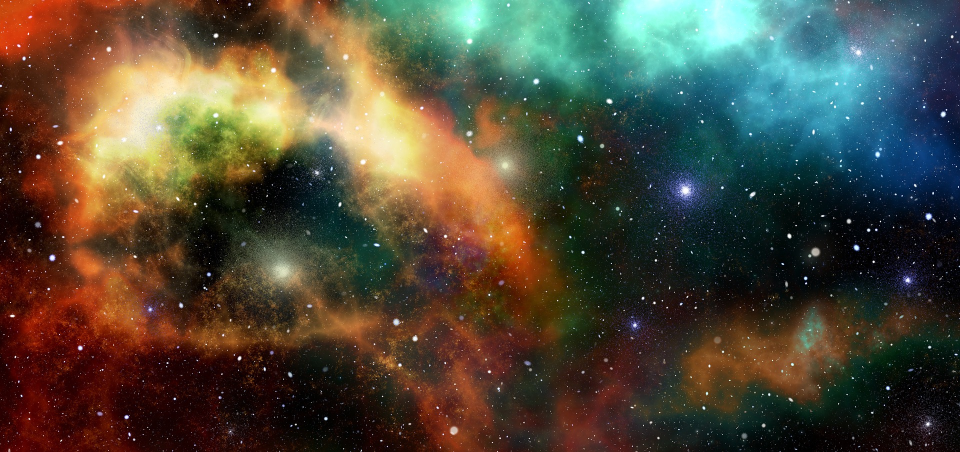
#> input picture universe-2742113_1920.jpg, 1920 x 904 px (shown at 1/2 size)
$ jupyter execute --allow-errors tp1.ipynb   (shell and % lines are left out)
#> lines starting #> are read from the running program, lines starting #| are printed output that depends on the picture
# TP1: Composição Chroma Key

[cell 1]

import matplotlib.pyplot as plt
import skimage.exposure  as skie
import numpy             as np
import seaborn           as sns
import skimage           as sk
import skimage.io        as io
import skimage.color     as color

from skimage.transform import rescale, rotate
from skimage           import img_as_float, filters, exposure
from skimage.draw      import set_color
from skimage.util      import crop

Função que mostra uma imagem:

[cell 2]
def show(img):
    fig, ax = plt.subplots(1, 1)
    ax.imshow(img)
    ax.set_axis_off()
    plt.show()

Histograma do H em hsv:

[cell 3]
def hist_h(img,intensidade,x1,x2):
    plt.hist(img[:,:,0].flatten(),256)
    plt.xlim((x1,x2))
    plt.ylim((0,intensidade))
    plt.show()

Imagem de fundo:

[cell 4]
background = rescale(io.imread('universe-2742113_1920.jpg'),1)
#background = crop(background,((0,0),(0,500),(0,0)))
show(background)
out = background.copy()
show(out)

### Método para o Chroma Key

O método para retirada do Chroma Key e inserção será apresentado para a imagem do gato1 e em seguida aplicado para as outras imagens.

A imagem será ampliada com a função rescale e cortada com a função crop para que o gato esteja "apoiado" na parte inferior do background:

[cell 5]
n=1.5
gato = rescale(io.imread('cat.jpg'),n)
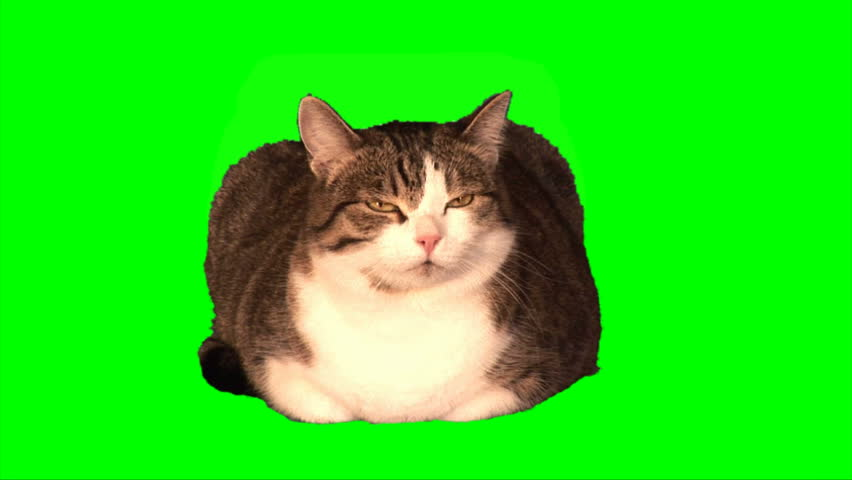
#> input picture cat.jpg, 852 x 480 px
gato = crop(gato,((0,200),(0,0),(0,0)))
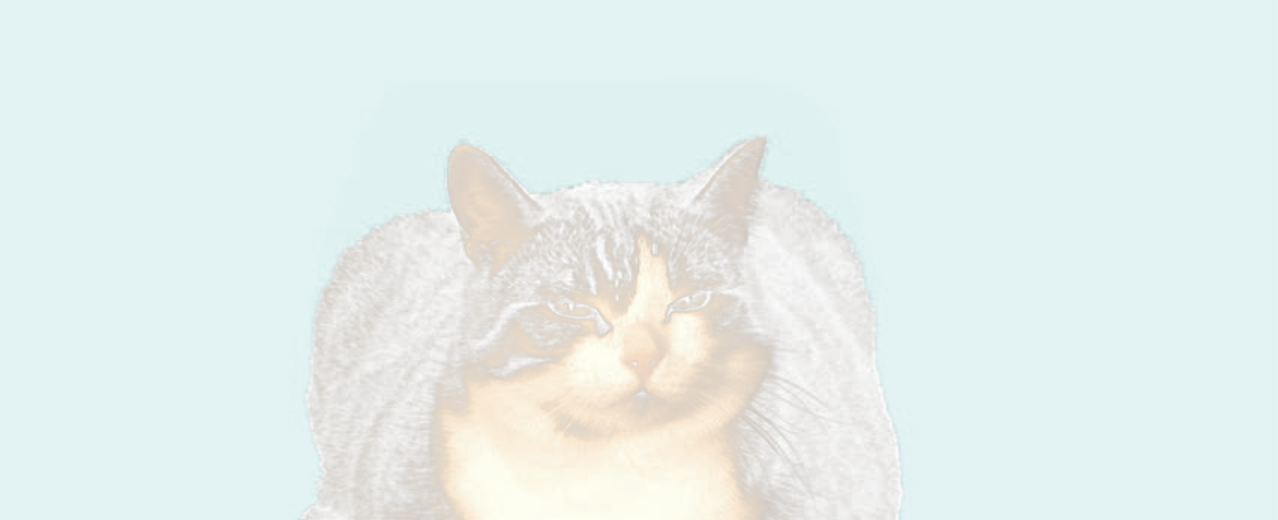
#> gato: shape (520, 1278, 4) float64; mean R, G, B, A 0.239, 0.58, 0.557, 0.184; transparent parts drawn white
show(gato)

Transformamos a imagem em hsv e aplicamos a função que dá o histograma de H nesse espaço de cor:

#> (a cell that did not finish here is left out)

Zoom no pico de intensidade maior para identificar o intervalo com o verde de fundo:

[cell 7]
print('Zoom na cor de fundo')
#> (the rest of this cell did not finish here and is left out)

Função que define uma máscara True e False com H no intervalo hmaior>h>hmenor para uma imagem em hsv (com True no intervalo do H do verde de fundo):

[cell 8]
def mascara(hsv,hmaior,hmenor):
    h, s, v = np.rollaxis(hsv, axis=-1)
    return (hmaior>h) & (h>hmenor)

A partir do histograma podemos identificar o verde do fundo como H entre 0.28 e 0.37 e aplicar a função definida:

#> (a cell that did not finish here is left out)

A função sobrepor criará um vetor com a informação da imagem sem o fundo verde e o substituirá no background na posição indicada usando como parâmetros de entrada a imagem do chromakey, a máscara do fundo verde, o background, e as posições x0 e y0:

[cell 10]
def sobrepor(background,img,mask1,x0 = 0,y0 = 0):
    mask_background = np.ones((background.shape[0],background.shape[1]), dtype=bool) #cria uma matriz bool = True do tamanho do background
    mask_background[y0:(mask1.shape[0]+y0),x0:(mask1.shape[1]+x0)] = mask1           #substitui os valores da matriz anterior pelos da máscara desejada a partir de (x0,y0)
    for i in range(3):
        img_aux = np.ma.array(img[:,:,i],mask=mask1)                                 #cria uma imagem com a máscara em rgb
        np.place(background[:,:,i],~mask_background,img_aux.compressed())            #a função compressed em uma imagem com máscara vai retornar um vetor somente com os valores onde a máscara é False
    return background                                                                #np.place irá substituir os valores do background em rgb somente onde os valores da máscara do background é True (para isso precisamos inverter a matriz da máscara de background)

#> (a cell that did not finish here is left out)

#### Segundo gato:

Para adicionar o segundo gato usaremos o mesmo método anteriormente e ainda a função gamma de ajuste de exposição para aumentar o contraste da imagem:

[cell 12]
gato2 = rescale(io.imread('cat4.jpg'),n)
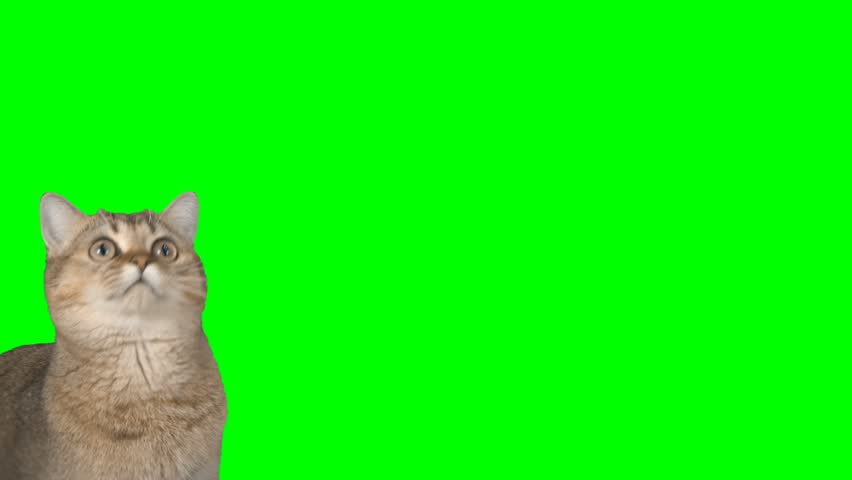
#> input picture cat4.jpg, 852 x 480 px
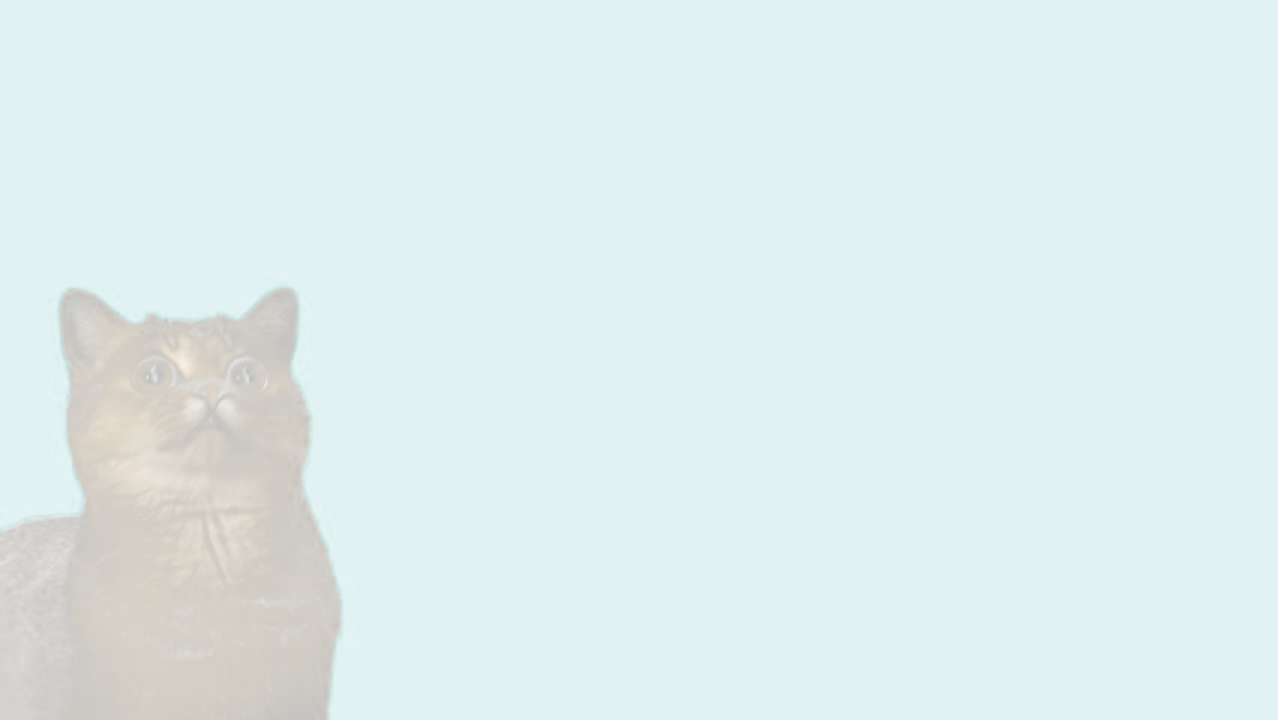
#> gato2: shape (720, 1278, 4) float64; mean R, G, B, A 0.185, 0.618, 0.611, 0.171; transparent parts drawn white
show(gato2)

##### A função gamma:
O ajuste de gamma é uma correção não linear dada pela função:

$V_{out} = A V_{in}^{\gamma}$

Usaremos $A=1$ e para valores $\gamma<1$ é chamada compressão gamma e para $\gamma>1$ expansão gamma. A função gamma será usada para ajustar brilho e contraste nas imagens:

[cell 13]
gato2esc = exposure.adjust_gamma(gato2, 2)
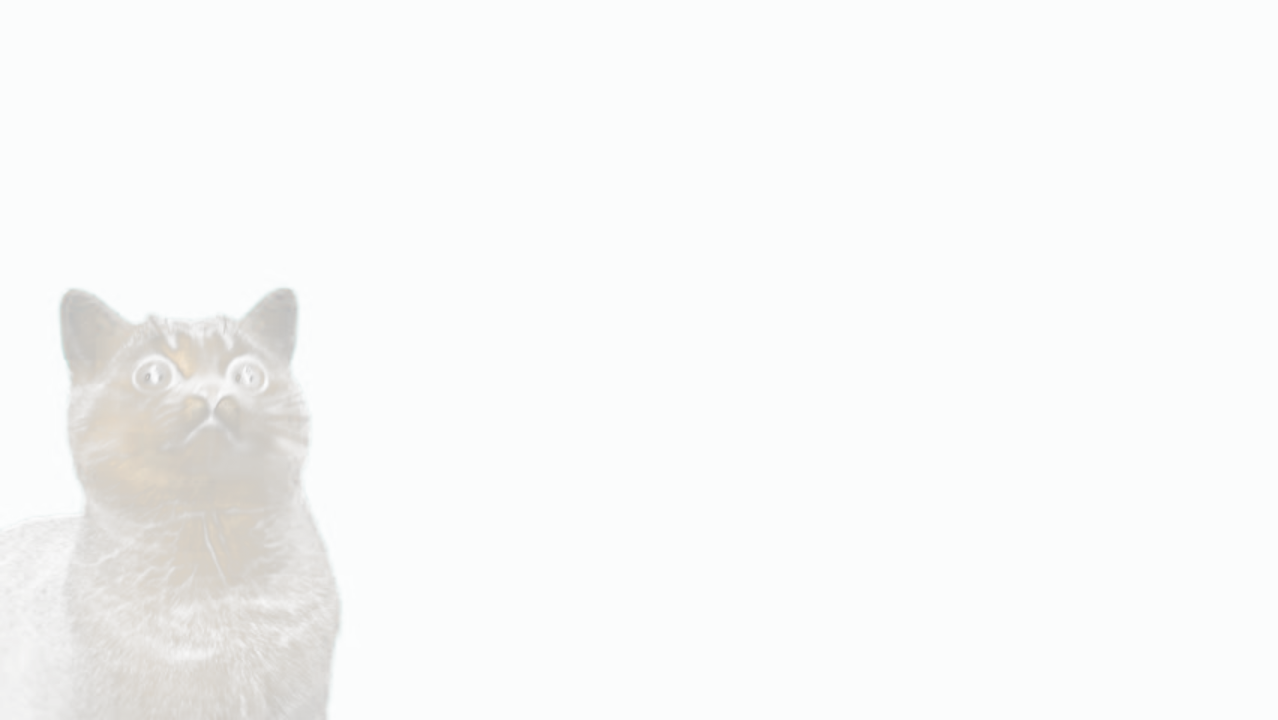
#> gato2esc: shape (720, 1278, 4) float64; mean R, G, B, A 0.0619, 0.384, 0.378, 0.0439; transparent parts drawn white
show(gato2esc)

#> (a cell that did not finish here is left out)

Identificamos o intervalo do verde de fundo dessa imagem como 0.35>h>0.25 e a imagem foi sobreposta como anteriormente:

#> (a cell that did not finish here is left out)

#### Keyboard cat

Rescala e ajuste de contraste pela correção gamma:

[cell 16]
gato3 = rescale(io.imread('cat6.jpg'),0.5)
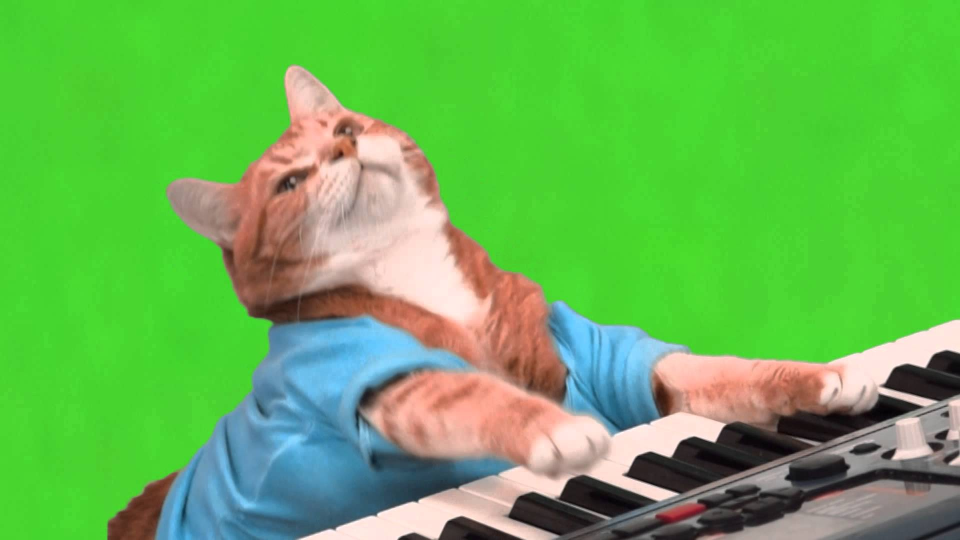
#> input picture cat6.jpg, 1920 x 1080 px (shown at 1/2 size)
gato3esc = exposure.adjust_gamma(gato3, 1.3)

#> (the rest of this cell did not finish here and is left out)

#> (a cell that did not finish here is left out)

Posicionando no canto inferior direito e aplicando a máscara:

[cell 18]
x0 = out.shape[1]-gato3.shape[1]
#> x0 = 960
y0 = out.shape[0]-gato3.shape[0]
#> y0 = 364

#> (the rest of this cell did not finish here and is left out)

## Adicionando outras imagens

#### Bananas:

A imagem banana será adicionada muitas vezes no fundo. A identificação do H do verde de fundo é feita como nas etapas anteriores:

[cell 19]
banana = rescale(io.imread('banana.jpg'),n*0.4)
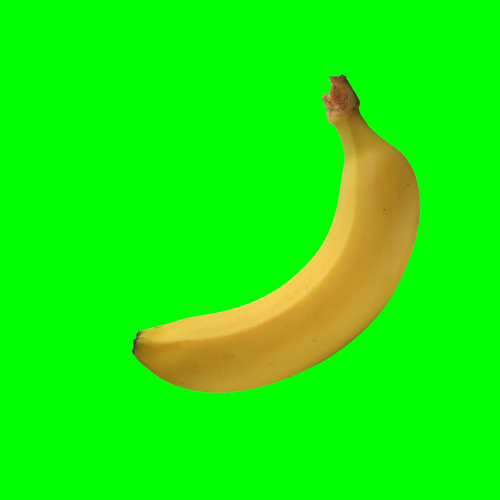
#> input picture banana.jpg, 1000 x 1000 px (shown at 1/2 size)
#> (the rest of this cell did not finish here and is left out)
